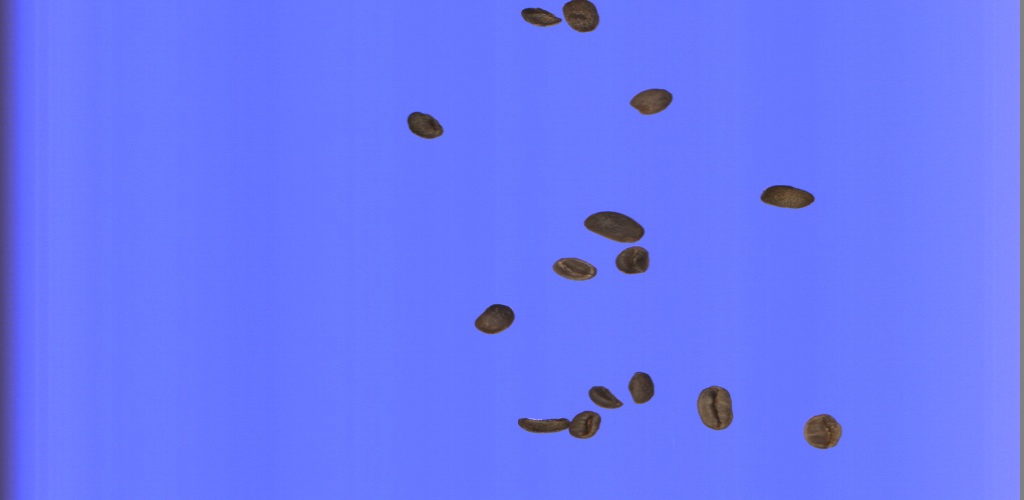
#> input picture svm/data/0.png, 1024 x 500 px
$ python make_train2.py
#> lines starting #> are read from the running program, lines starting #| are printed output that depends on the picture; after the words box and inside, x2 and y2 are one past the last pixel; in counts of white or black regions, pixels touching at a corner belong together
#!/usr/bin/env python3
# -*- coding: utf-8 -*-
"""
make_train2.py
基于 make_train.py，但采样方式从「手动采样点」改为「自动前景提取」：

1. 蓝色通道阈值提取前景 mask（背景偏蓝 B 高，物料 B 低）
2. 排除图像左右边缘像素（边缘可能有截断/干扰，不作为样本）
3. 腐蚀处理：收缩前景，去掉物料边缘像素，只保留物料内部像素
4. findContours 加轮廓：提取连通域，过滤过小/过大面积的噪声
5. 对轮廓内的前景像素提取 9 维特征，生成 LIBSVM train 文件

特征顺序与 make_train.py 一致：
    label 1:r 2:g 3:b 4:rg 5:rb 6:gb 7:rr 8:gg 9:bb

依赖：pip install opencv-python numpy
"""

import os
import sys

import cv2
import numpy as np


def build_train(images, labels, output_file,
                threshold=200, erode_iter=1, min_area=0, max_area=2000, border=3):
#> called with output_file = '../data/train2.txt', threshold = 200, erode_iter = 1, min_area = 0, max_area = 2000, border = 3
    labels = [int(x) for x in labels]

    if len(images) != len(labels):
        sys.exit("错误：images/labels 数量不一致：%d/%d"
                 % (len(images), len(labels)))

    total = 0
    with open(output_file, "w", encoding="utf-8") as out:
        for img_path, label in zip(images, labels):
            if label not in (-1, 1):
                sys.exit("错误：非法标签 %d（只允许 -1 或 1）" % label)

            img = cv2.imread(img_path)  # BGR
#> img is the input picture: shape (500, 1024, 3); mean B, G, R 247.7, 120.1, 105.7
            if img is None:
                sys.exit("图片读取失败: %s" % img_path)

            # 1. 蓝色通道阈值提取前景（背景偏蓝 B 高，物料 B 低）
            mask = (img[:, :, 0] < threshold).astype(np.uint8) * 255
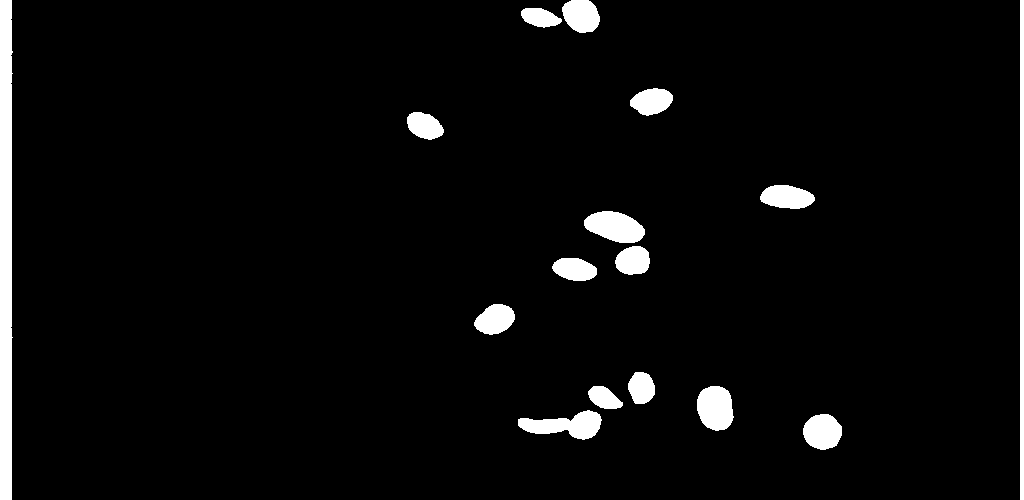
#> mask: shape (500, 1024); 4.1% white; 16 white regions, largest, box (x1, y1, x2, y2) and area: (0, 0, 13, 500) 6000, (1020, 0, 1024, 500) 2000, (518, 410, 602, 440) 1415

            # 2. 排除图像左右边缘像素（边缘可能有截断/干扰，不作为样本）
            if border > 0:
                h, w = mask.shape[:2]
#> h = 500; w = 1024
                mask[:, :border] = 0
                mask[:, w - border:] = 0
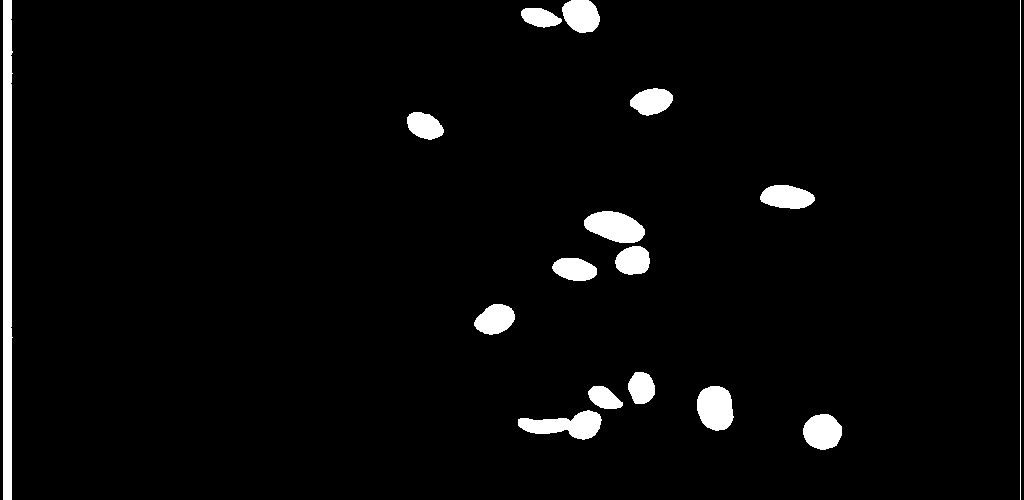
#> mask: shape (500, 1024); 3.5% white; 16 white regions, largest, box (x1, y1, x2, y2) and area: (3, 0, 13, 500) 4500, (518, 410, 602, 440) 1415, (584, 211, 645, 243) 1391

            # 3. 腐蚀：收缩前景，去掉物料边缘像素，只保留物料内部像素
            if erode_iter > 0:
                kernel = cv2.getStructuringElement(cv2.MORPH_RECT, (3, 3))
                mask = cv2.erode(mask, kernel, iterations=erode_iter)
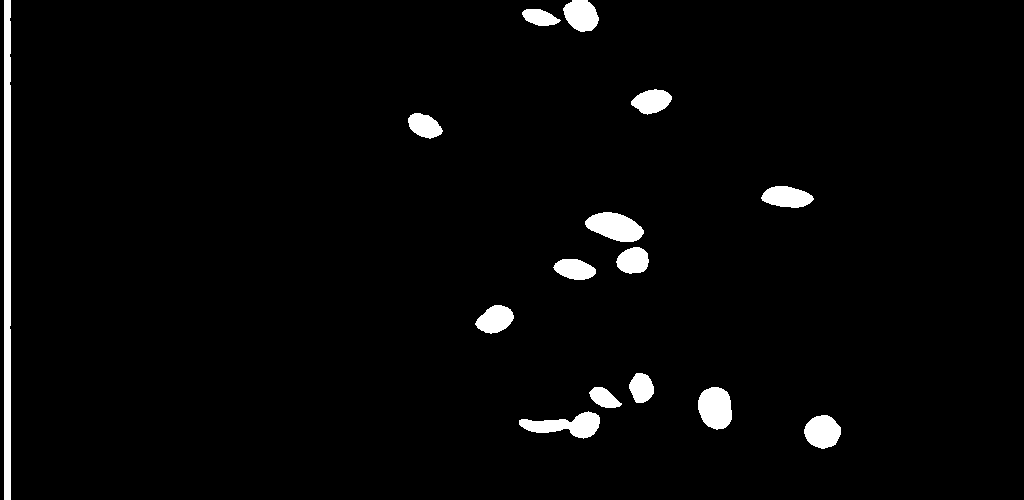
#> mask: shape (500, 1024); 2.8% white; 15 white regions

            # 4. 加轮廓：提取连通域，过滤过小/过大面积的噪声
            contours, _ = cv2.findContours(mask, cv2.RETR_EXTERNAL,
                                           cv2.CHAIN_APPROX_SIMPLE)
#> contours = 15 contours; largest, box (x1, y1, x2, y2) and area: (4, 0, 11, 500) 2982, (585, 212, 644, 242) 1146, (698, 387, 732, 430) 1104, (519, 411, 600, 439) 1082, (804, 415, 841, 449) 895
            cleaned = np.zeros_like(mask)
            for c in contours:
                area = cv2.contourArea(c)
                print(area)
                if area < min_area:
                    continue
                if max_area > 0 and area >= max_area:
                    continue
                cv2.drawContours(cleaned, [c], -1, 255, -1)
#> this loop made 15 passes
#> area on passes 1 to 12: 895, 1082.5, 1104.5, 398.5, 523, 725.5, 616.5, 636.5, 1145.5, 790, 576.5, 676.5
#| 895.0
#| 1082.5
#| 1104.5
#| 398.5
#| 523.0
#| 725.5
#| 616.5
#| 636.5
#> (further printed lines are left out)
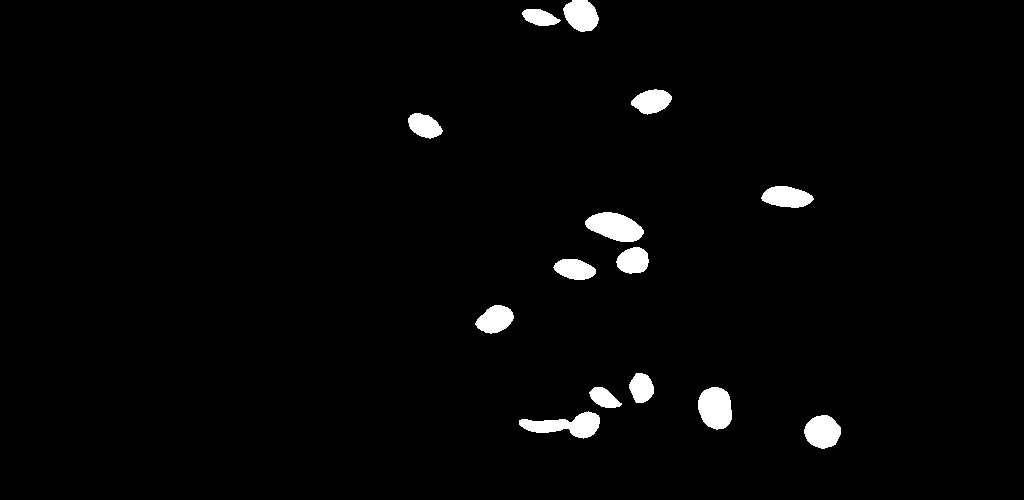
#> cleaned: shape (500, 1024); 2.2% white; 14 white regions, largest, box (x1, y1, x2, y2) and area: (585, 212, 644, 242) 1209, (519, 411, 600, 439) 1173, (698, 387, 732, 430) 1161
            mask = cleaned

            # 5. 提取前景像素的 9 维特征
            ys, xs = np.where(mask > 0)
#> ys = 11095 values from 0 to 448; xs = 11095 values, max 840 at index 10086, min 408 at index 2114, mean 628.1
            n_fg = len(ys)
#> n_fg = 11095
            if n_fg == 0:
                print("  警告: %s 无前景像素，跳过" % img_path)
                continue

            b = img[ys, xs, 0].astype(np.int64)
#> b = 11095 values, max 142 at index 10275, min 20 at index 10527, mean 57.4
            g = img[ys, xs, 1].astype(np.int64)
#> g = 11095 values, max 128 at index 5148, min 28 at index 7694, mean 64.04
            r = img[ys, xs, 2].astype(np.int64)
#> r = 11095 values, max 153 at index 5148, min 32 at index 221, mean 79.91

            for i in range(n_fg):
                out.write("%d\t1:%d\t2:%d\t3:%d\t4:%d\t5:%d\t6:%d\t7:%d\t8:%d\t9:%d\n"
                          % (label, r[i], g[i], b[i],
                             r[i] * g[i], r[i] * b[i], g[i] * b[i],
                             r[i] * r[i], g[i] * g[i], b[i] * b[i]))
                total += 1
#> after the loop, total = 11095

            # 可视化：把前景像素涂成红色保存
            vis = img.copy()
            vis[mask > 0] = (0, 0, 255)
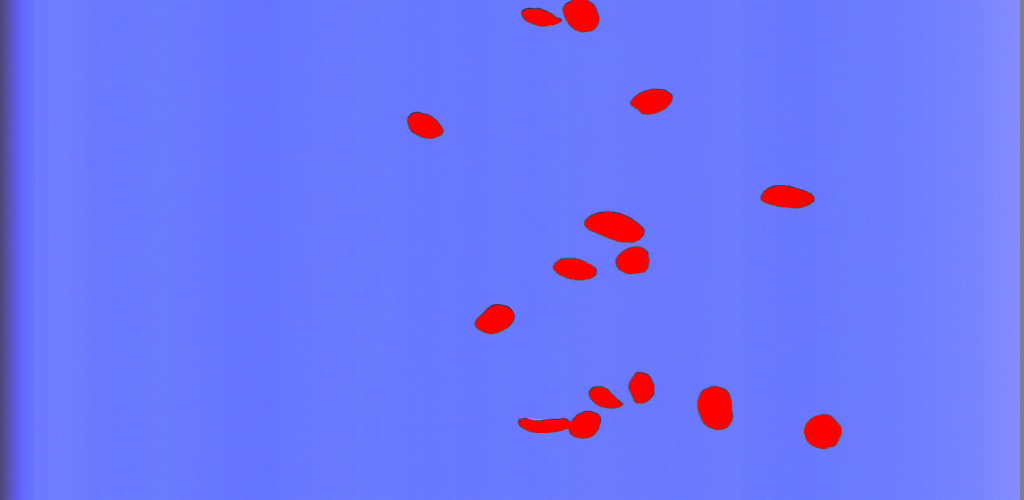
#> vis: shape (500, 1024, 3); 2.17% of pixels changed, all inside (x1, y1, x2, y2) = (408, 0, 841, 449)
            base, _ = os.path.splitext(img_path)
            cv2.imwrite(base + "_mask.png", vis)
            print("  %s: 前景 %d 像素" % (img_path, n_fg))
#|   ../data/0.png: 前景 11095 像素
#> pass 2 of the loop in build_train, `for img_path, label in zip(images, labels):`:
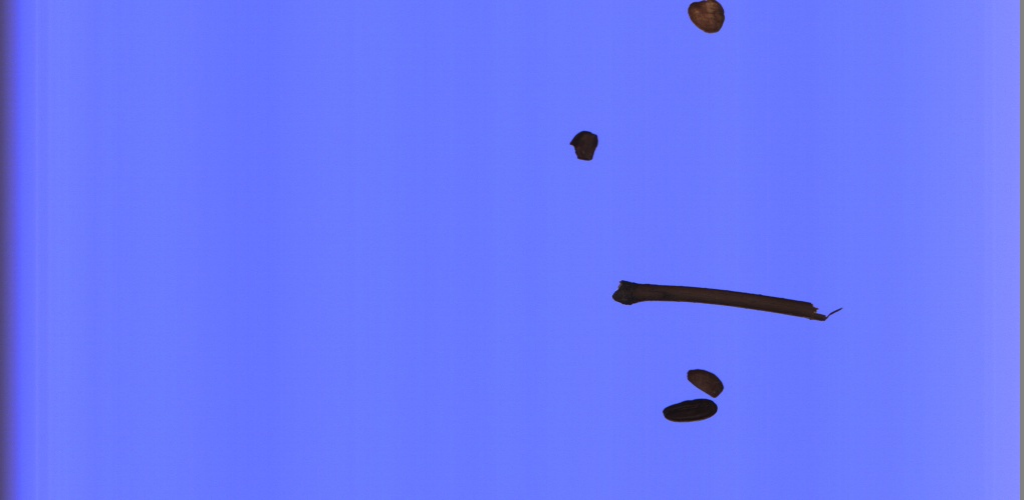
#> input picture svm/data/1.png, 1024 x 500 px
#> in build_train, img is the input picture: shape (500, 1024, 3); mean B, G, R 249.7, 120.5, 105.7
#> in build_train, `mask[:, w - border:] = 0`:
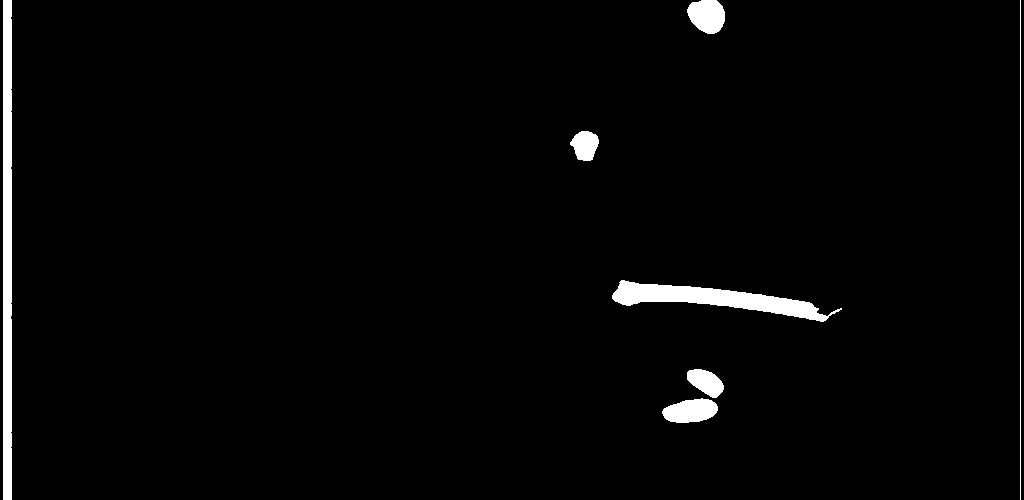
#> mask: shape (500, 1024); 2.3% white; 7 white regions, largest, box (x1, y1, x2, y2) and area: (3, 0, 12, 500) 4488, (612, 280, 842, 322) 3607, (662, 398, 718, 423) 1032
#> kernel = [[1, 1, 1], [1, 1, 1], [1, 1, 1]]
#> contours = 6 contours; box (x1, y1, x2, y2) and area: (4, 0, 11, 500) 2966, (613, 281, 827, 321) 2826, (688, 0, 724, 33) 828, (663, 400, 717, 422) 816, (688, 370, 723, 397) 525, (571, 132, 598, 160) 475
#> the loop in build_train, `for c in contours:` made 6 passes
#> area on passes 1 to 6: 816.5, 525, 2825.5, 475, 827.5, 2966
#> (printed output is left out)
#> ys = 2829 values from 0 to 421; xs = 2829 values, max 723 at index 359, min 571 at index 1087, mean 679.3
#> n_fg = 2829
#> b = 2829 values, max 155 at index 0, min 11 at index 2751, mean 34.26
#> g = 2829 values, max 85 at index 0, min 14 at index 1972, mean 32.79
#> r = 2829 values, max 114 at index 86, min 8 at index 1968, mean 48.45
#> after the loop in build_train, `for i in range(n_fg):`: total = 13924
#> in build_train, `vis[mask > 0] = (0, 0, 255)`:
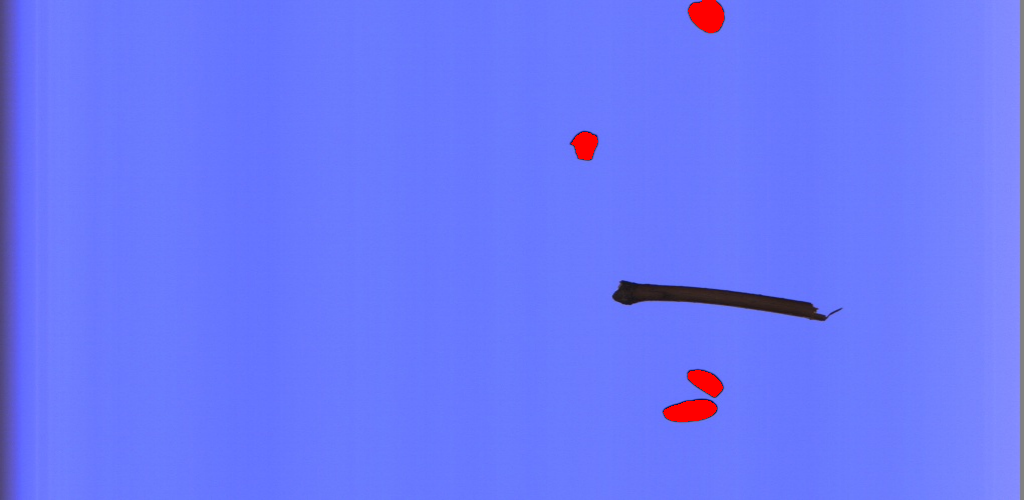
#> vis: shape (500, 1024, 3); 0.55% of pixels changed, all inside (x1, y1, x2, y2) = (571, 0, 724, 422)
#|   ../data/1.png: 前景 2829 像素
#> pass 3 of the loop in build_train, `for img_path, label in zip(images, labels):`:
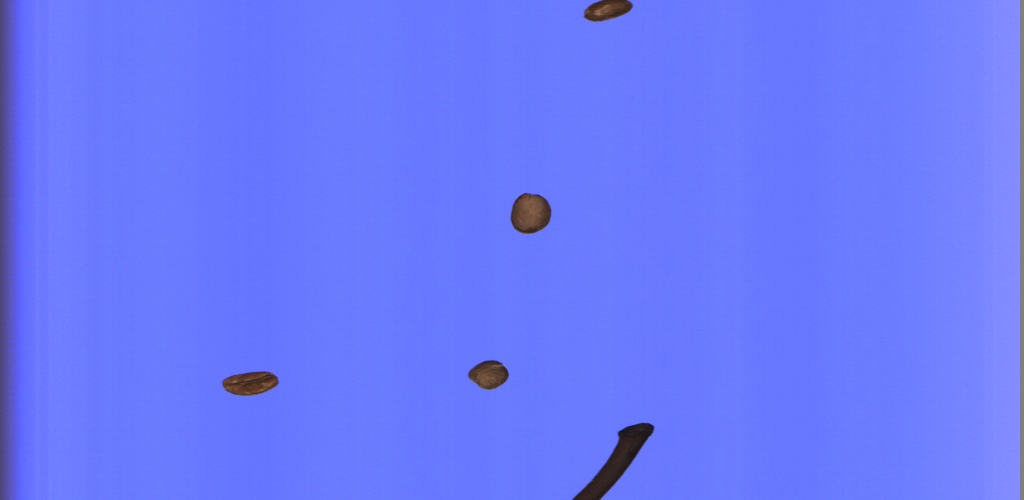
#> input picture svm/data/2.png, 1024 x 500 px
#> in build_train, img is the input picture: shape (500, 1024, 3); mean B, G, R 250.1, 121.3, 106.3
#> in build_train, `mask = cv2.erode(mask, kernel, iterations=erode_iter)`:
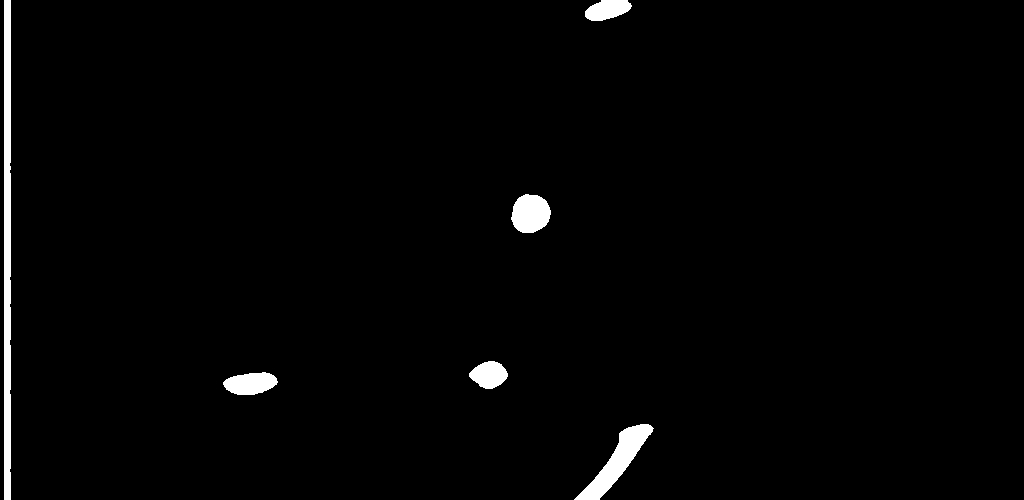
#> mask: shape (500, 1024); 1.8% white; 6 white regions
#> contours = 6 contours; box (x1, y1, x2, y2) and area: (4, 0, 11, 500) 2970, (574, 424, 654, 500) 1786, (511, 194, 551, 233) 1148, (223, 372, 278, 395) 872, (469, 361, 508, 389) 720, (585, 0, 632, 21) 663
#> the loop in build_train, `for c in contours:` made 6 passes
#> area on passes 1 to 6: 1786.5, 872, 720.5, 1148.5, 663, 2970
#> (printed output is left out)
#> ys = 5502 values from 0 to 499; xs = 5502 values, max 653 at index 3712, min 223 at index 2939, mean 516.8
#> n_fg = 5502
#> b = 5502 values, max 138 at index 0, min 20 at index 3926, mean 45.88
#> g = 5502 values, max 110 at index 506, min 20 at index 3772, mean 51.67
#> r = 5502 values, max 144 at index 465, min 9 at index 3772, mean 72.65
#> after the loop in build_train, `for i in range(n_fg):`: total = 19426
#> in build_train, `vis[mask > 0] = (0, 0, 255)`:
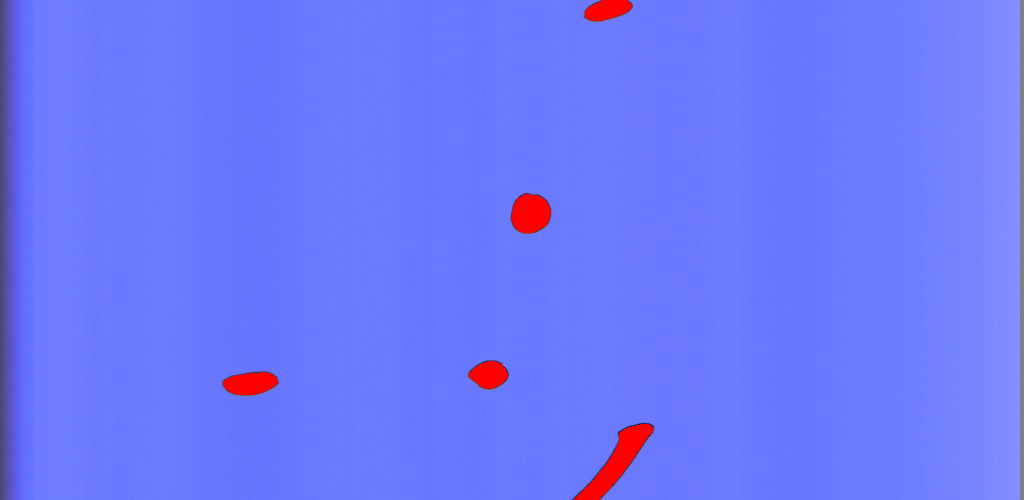
#> vis: shape (500, 1024, 3); 1.07% of pixels changed, all inside (x1, y1, x2, y2) = (223, 0, 654, 500)
#|   ../data/2.png: 前景 5502 像素

    print("完成：共 %d 张图，写入 %d 条样本 -> %s"
          % (len(images), total, output_file))
#| 完成：共 3 张图，写入 19426 条样本 -> ../data/train2.txt


def main():
    images = ['../data/0.png', '../data/1.png', '../data/2.png']
    labels = [-1, 1, 1]
    output = '../data/train2.txt'
    build_train(images, labels, output)


if __name__ == "__main__":
    main()
